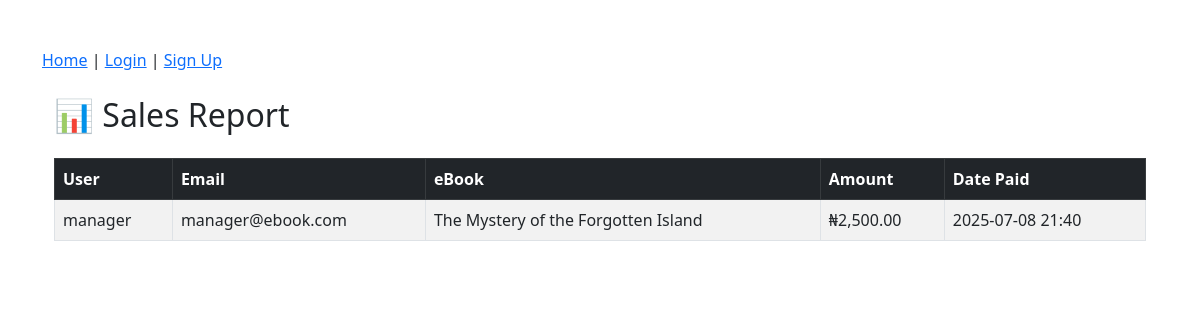
The page /sales-report/ on the database as committed earlier.
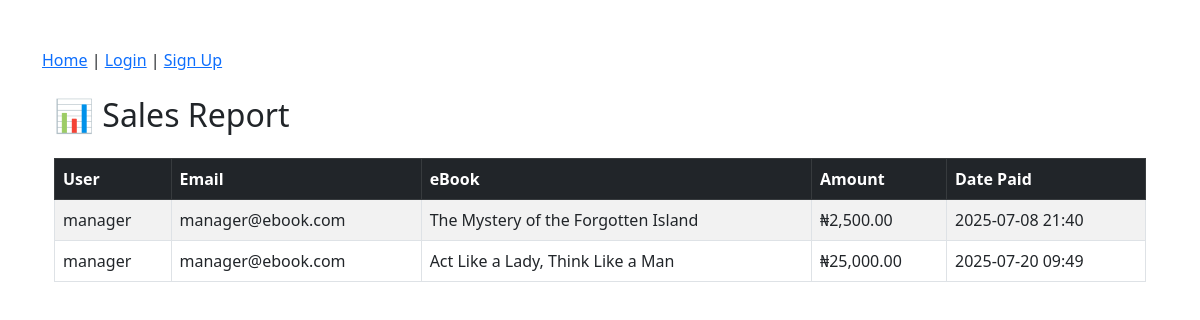
The same page on the database as committed later.
### library/models.py (models this page shows, shortened)
class Payment(models.Model):
    user = models.ForeignKey(User, on_delete=models.CASCADE)
    ebook = models.ForeignKey(Ebook, on_delete=models.CASCADE)
    amount = models.DecimalField(max_digits=10, decimal_places=2)
    reference = models.CharField(max_length=100, unique=True)
    verified = models.BooleanField(default=False)
    timestamp = models.DateTimeField(auto_now_add=True)

class Ebook(models.Model):
    title = models.CharField(max_length=200)
    author = models.CharField(max_length=100)
    description = models.TextField()
    cover = models.ImageField(upload_to='covers/', null=True, blank=True)
    file = models.FileField(upload_to='ebooks/')
    uploaded_at = models.DateTimeField(auto_now_add=True)
    download_count = models.IntegerField(default=0)
    genre = models.CharField(max_length=100, blank=True, null=True)
    price = models.DecimalField(max_digits=10, decimal_places=2, default=0.00)  # ✅ Add this

### library/views.py (the view)
# urls.py: path('sales-report/', views.sales_report, name='sales_report'),
def sales_report(request):
    payments = Payment.objects.filter(verified=True).select_related('ebook', 'user')
    return render(request, 'library/sales_report.html', {'payments': payments})

### library/templates/library/sales_report.html (shortened to what this page needs)
{% extends 'base.html' %}
{% load humanize %}
{% block content %}
<div class="container mt-4">
    <h2>📊 Sales Report</h2>
    {% if payments %}
        <table class="table table-bordered table-striped mt-4">
            <thead class="table-dark">
                <tr>
                    <th>User</th>
                    <th>Email</th>
                    <th>eBook</th>
                    <th>Amount</th>
                    <th>Date Paid</th>
                </tr>
            </thead>
            <tbody>
                {% for payment in payments %}
                    <tr>
                        <td>{{ payment.user.get_full_name|default:payment.user.username }}</td>
                        <td>{{ payment.user.email }}</td>
                        <td>{{ payment.ebook.title }}</td>
                        <td>₦{{ payment.amount|intcomma }}</td>
                        <td>{{ payment.timestamp|date:"Y-m-d H:i" }}</td>
                    </tr>
                {% endfor %}
            </tbody>
        </table>
    {% else %}
        <div class="alert alert-warning">No sales yet.</div>
    {% endif %}
</div>
{% endblock %}

Rows that differ between the two databases and show on the page:
added Payment: user.get_full_name "manager", user.email "manager@ebook.com", ebook "Act Like a Lady, Think Like a Man", amount "25,000.00", timestamp "2025-07-20 09:49"
